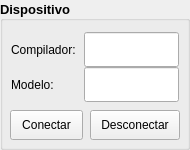
   <widget class="QGroupBox" name="gbDevice">
    <property name="geometry">
     <rect>
      <x>0</x>
      <y>110</y>
      <width>190</width>
      <height>150</height>
     </rect>
    </property>
    <property name="sizePolicy">
     <sizepolicy hsizetype="Fixed" vsizetype="Preferred">
      <horstretch>0</horstretch>
      <verstretch>0</verstretch>
     </sizepolicy>
    </property>
    <property name="minimumSize">
     <size>
      <width>190</width>
      <height>150</height>
     </size>
    </property>
    <property name="maximumSize">
     <size>
      <width>190</width>
      <height>145</height>
     </size>
    </property>
    <property name="font">
     <font>
      <pointsize>10</pointsize>
      <weight>75</weight>
      <bold>true</bold>
     </font>
    </property>
    <property name="title">
     <string>Dispositivo</string>
    </property>
    <property name="alignment">
     <set>Qt::AlignLeading|Qt::AlignLeft|Qt::AlignVCenter</set>
    </property>
    <widget class="QWidget" name="formLayoutWidget_2">
     <property name="geometry">
      <rect>
       <x>10</x>
       <y>30</y>
       <width>171</width>
       <height>72</height>
      </rect>
     </property>
     <layout class="QFormLayout" name="formLayout">
      <property name="fieldGrowthPolicy">
       <enum>QFormLayout::FieldsStayAtSizeHint</enum>
      </property>
      <property name="labelAlignment">
       <set>Qt::AlignJustify|Qt::AlignTop</set>
      </property>
      <property name="formAlignment">
       <set>Qt::AlignBottom|Qt::AlignHCenter</set>
      </property>
      <property name="horizontalSpacing">
       <number>0</number>
      </property>
      <property name="verticalSpacing">
       <number>0</number>
      </property>
      <property name="leftMargin">
       <number>0</number>
      </property>
      <property name="topMargin">
       <number>0</number>
      </property>
      <property name="rightMargin">
       <number>0</number>
      </property>
      <property name="bottomMargin">
       <number>0</number>
      </property>
      <item row="0" column="1">
       <widget class="QLineEdit" name="editDevCompiler">
        <property name="enabled">
         <bool>true</bool>
        </property>
        <property name="sizePolicy">
         <sizepolicy hsizetype="Fixed" vsizetype="Fixed">
          <horstretch>0</horstretch>
          <verstretch>0</verstretch>
         </sizepolicy>
        </property>
        <property name="minimumSize">
         <size>
          <width>95</width>
          <height>35</height>
         </size>
        </property>
        <property name="maximumSize">
         <size>
          <width>95</width>
          <height>35</height>
         </size>
        </property>
        <property name="font">
         <font>
          <pointsize>9</pointsize>
          <weight>75</weight>
          <bold>true</bold>
         </font>
        </property>
        <property name="toolTip">
         <string>Versão do GCC</string>
        </property>
        <property name="maxLength">
         <number>80</number>
        </property>
        <property name="alignment">
         <set>Qt::AlignLeading|Qt::AlignLeft|Qt::AlignVCenter</set>
        </property>
       </widget>
      </item>
      <item row="1" column="0">
       <widget class="QLabel" name="lbDevModel">
        <property name="sizePolicy">
         <sizepolicy hsizetype="Fixed" vsizetype="Fixed">
          <horstretch>0</horstretch>
          <verstretch>0</verstretch>
         </sizepolicy>
        </property>
        <property name="minimumSize">
         <size>
          <width>73</width>
          <height>35</height>
         </size>
        </property>
        <property name="maximumSize">
         <size>
          <width>73</width>
          <height>35</height>
         </size>
        </property>
        <property name="font">
         <font>
          <pointsize>9</pointsize>
          <weight>50</weight>
          <bold>false</bold>
         </font>
        </property>
        <property name="text">
         <string>Modelo:</string>
        </property>
       </widget>
      </item>
      <item row="1" column="1">
       <widget class="QLineEdit" name="editDevModel">
        <property name="enabled">
         <bool>true</bool>
        </property>
        <property name="sizePolicy">
         <sizepolicy hsizetype="Fixed" vsizetype="Fixed">
          <horstretch>0</horstretch>
          <verstretch>0</verstretch>
         </sizepolicy>
        </property>
        <property name="minimumSize">
         <size>
          <width>95</width>
          <height>35</height>
         </size>
        </property>
        <property name="maximumSize">
         <size>
          <width>95</width>
          <height>35</height>
         </size>
        </property>
        <property name="font">
         <font>
          <pointsize>9</pointsize>
          <weight>75</weight>
          <bold>true</bold>
         </font>
        </property>
        <property name="toolTip">
         <string>Modelo da Placa</string>
        </property>
        <property name="maxLength">
         <number>80</number>
        </property>
        <property name="alignment">
         <set>Qt::AlignLeading|Qt::AlignLeft|Qt::AlignVCenter</set>
        </property>
       </widget>
      </item>
      <item row="0" column="0">
       <widget class="QLabel" name="lbDevDesc">
        <property name="sizePolicy">
         <sizepolicy hsizetype="Fixed" vsizetype="Fixed">
          <horstretch>0</horstretch>
          <verstretch>0</verstretch>
         </sizepolicy>
        </property>
        <property name="minimumSize">
         <size>
          <width>73</width>
          <height>35</height>
         </size>
        </property>
        <property name="maximumSize">
         <size>
          <width>73</width>
          <height>35</height>
         </size>
        </property>
        <property name="font">
         <font>
          <pointsize>9</pointsize>
          <weight>50</weight>
          <bold>false</bold>
         </font>
        </property>
        <property name="text">
         <string>Compilador:</string>
        </property>
       </widget>
      </item>
     </layout>
    </widget>
    <widget class="QPushButton" name="btnDevOpen">
     <property name="enabled">
      <bool>true</bool>
     </property>
     <property name="geometry">
      <rect>
       <x>10</x>
       <y>110</y>
       <width>73</width>
       <height>30</height>
      </rect>
     </property>
     <property name="sizePolicy">
      <sizepolicy hsizetype="Fixed" vsizetype="Fixed">
       <horstretch>0</horstretch>
       <verstretch>0</verstretch>
      </sizepolicy>
     </property>
     <property name="minimumSize">
      <size>
       <width>73</width>
       <height>30</height>
      </size>
     </property>
     <property name="maximumSize">
      <size>
       <width>73</width>
       <height>30</height>
      </size>
     </property>
     <property name="font">
      <font>
       <pointsize>9</pointsize>
       <weight>50</weight>
       <bold>false</bold>
      </font>
     </property>
     <property name="toolTip">
      <string>Abre a conexão serial com o dispositivo selecionado</string>
     </property>
     <property name="text">
      <string>Conectar</string>
     </property>
     <property name="iconSize">
      <size>
       <width>32</width>
       <height>32</height>
      </size>
     </property>
     <property name="shortcut">
      <string>F3</string>
     </property>
    </widget>
    <widget class="QPushButton" name="btnDevClose">
     <property name="enabled">
      <bool>true</bool>
     </property>
     <property name="geometry">
      <rect>
       <x>90</x>
       <y>110</y>
       <width>90</width>
       <height>30</height>
      </rect>
     </property>
     <property name="sizePolicy">
      <sizepolicy hsizetype="Fixed" vsizetype="Fixed">
       <horstretch>0</horstretch>
       <verstretch>0</verstretch>
      </sizepolicy>
     </property>
     <property name="minimumSize">
      <size>
       <width>90</width>
       <height>30</height>
      </size>
     </property>
     <property name="maximumSize">
      <size>
       <width>90</width>
       <height>30</height>
      </size>
     </property>
     <property name="font">
      <font>
       <pointsize>9</pointsize>
       <weight>50</weight>
       <bold>false</bold>
      </font>
     </property>
     <property name="toolTip">
      <string>Encerra a comunicação serial</string>
     </property>
     <property name="text">
      <string>Desconectar</string>
     </property>
     <property name="iconSize">
      <size>
       <width>32</width>
       <height>32</height>
      </size>
     </property>
     <property name="shortcut">
      <string>F5</string>
     </property>
    </widget>
   </widget>
